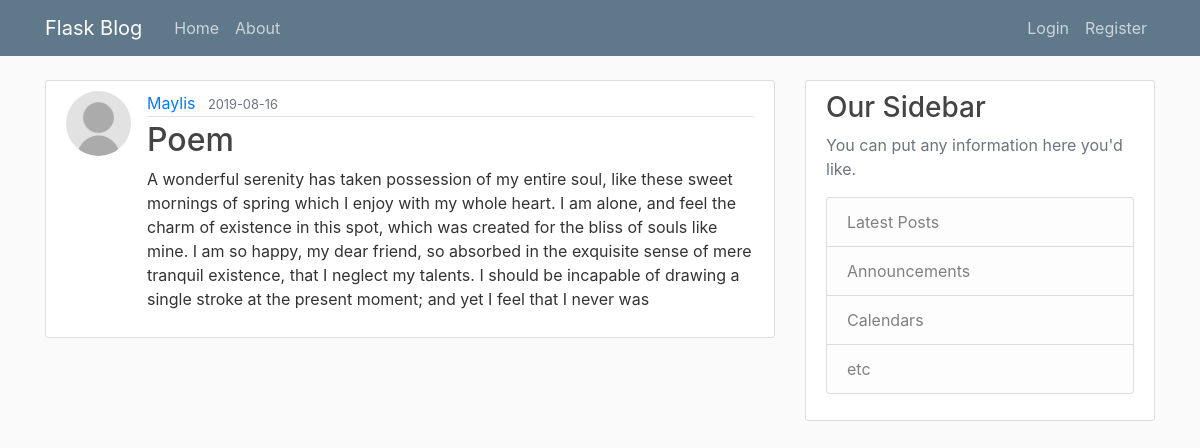
The page /posts/4 on the database its author committed.
### blogapp/models.py (models this page shows, shortened)
class User(db.Model, UserMixin):
    id = db.Column(db.Integer, primary_key=True)
    username = db.Column(db.String(18), unique=True, nullable=False)
    email = db.Column(db.String(50), unique=True, nullable=False)
    image_file = db.Column(db.String(20), nullable=False, default="default.jpg")
    password = db.Column(db.String(60), nullable=False)
    posts = db.relationship("Post", backref="author", lazy=True)

class Post(db.Model):
    id = db.Column(db.Integer, primary_key=True)
    title = db.Column(db.String(100), nullable=False)
    date_posted = db.Column(db.DateTime, nullable=False, default=datetime.utcnow)
    content = db.Column(db.Text, nullable=False)
    user_id = db.Column(db.Integer, db.ForeignKey("user.id"), nullable=False)

### blogapp/posts/routes.py (the view)
@posts.route("/posts/<post_id>")
def post(post_id):
    post = Post.query.get_or_404(post_id)
    return render_template("post.html", title=post.title, post=post, legend="New Post")

### blogapp/templates/post.html (shortened to what this page needs)
{% extends "layout.html" %}
{% block content %}
    <article class="media content-section">
        <img class="rounded-circle article-img" src="{{ url_for('static', filename='profile_pics/'+ post.author.image_file) }}">
        <div class="media-body">
            <div class="article-metadata">
                <a class="mr-2" href="{{ url_for('users.user_posts', username=post.author.username) }}">{{ post.author.username }}</a>
                <small class="text-muted">{{ post.date_posted.strftime("%Y-%m-%d") }}</small>
            </div>
            <h2 class="article-title">{{ post.title }}</h2>
            <p class="article-content">{{ post.content }}</p>
        </div>
    </article>
{% endblock content %}

### blogapp/static/main.css (style rules this page uses)
body { background: #fafafa; color: #333333; margin-top: 5rem; }
h1, h2, h3, h4, h5, h6 { color: #444444; }
.content-section { background: #ffffff; padding: 10px 20px; border: 1px solid #dddddd; border-radius: 3px; margin-bottom: 20px; }
.article-title { color: #444444; }
.article-content { white-space: pre-line; }
.article-img { height: 65px; width: 65px; margin-right: 16px; }
.article-metadata { padding-bottom: 1px; margin-bottom: 4px; border-bottom: 1px solid #e3e3e3 }

### rows shown on the page
User: image_file (placeholder picture), author.username "Maylis"
Post: date_posted "2019-08-16", title "Poem", content "A wonderful serenity has taken possession of my entire soul, like these sweet mornings of spring which I enjoy with my whole heart. I am alone, and feel the charm of existence in this spot, which was created for the bliss of souls like mine. I am so happy, my dear friend, so absorbed in the exquisite sense of mere tranquil existence, that I neglect my talents. I should be incapable of drawing a single stroke at the present moment; and yet I feel that I never was"
